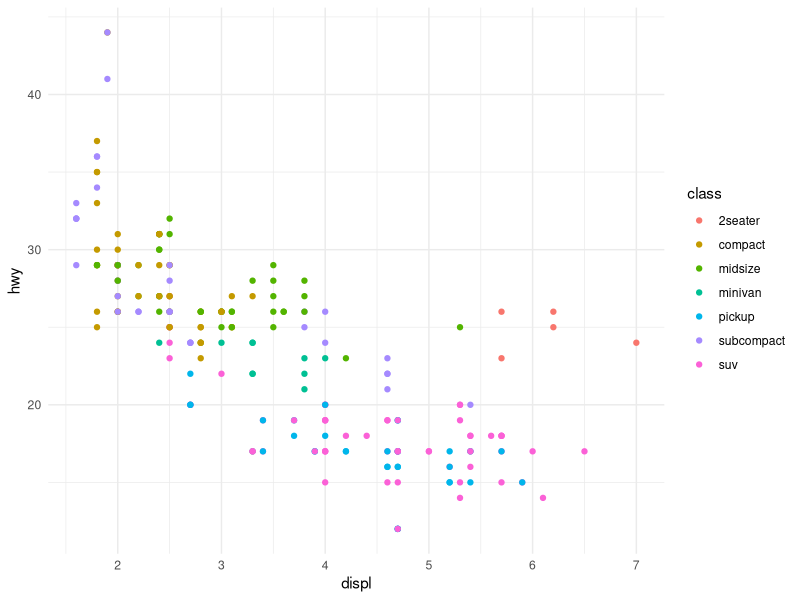
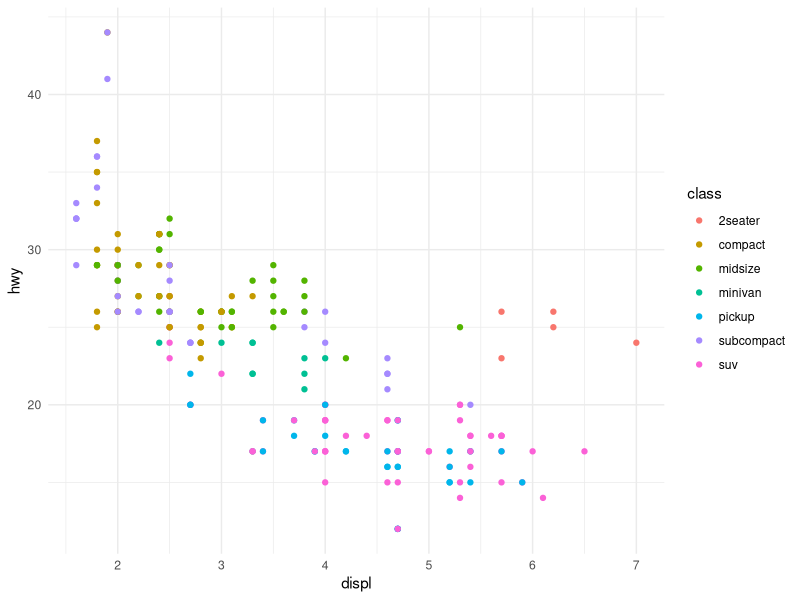
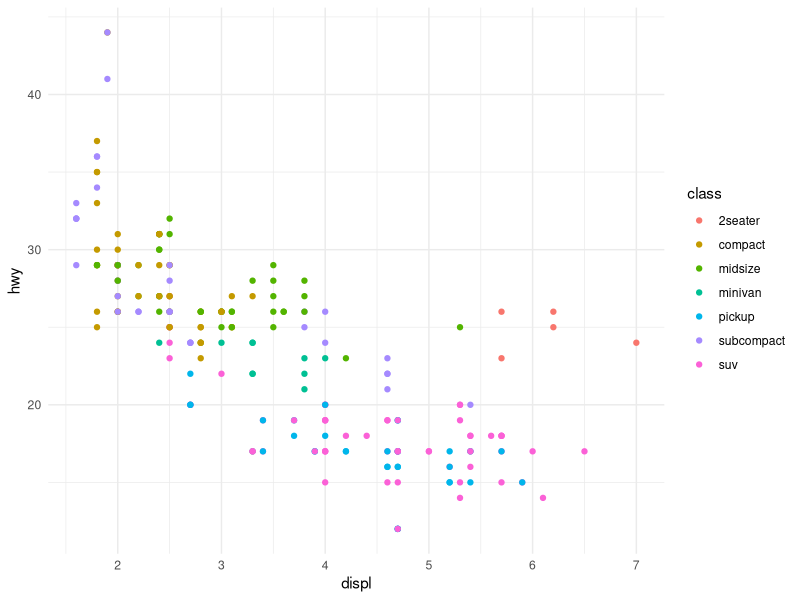
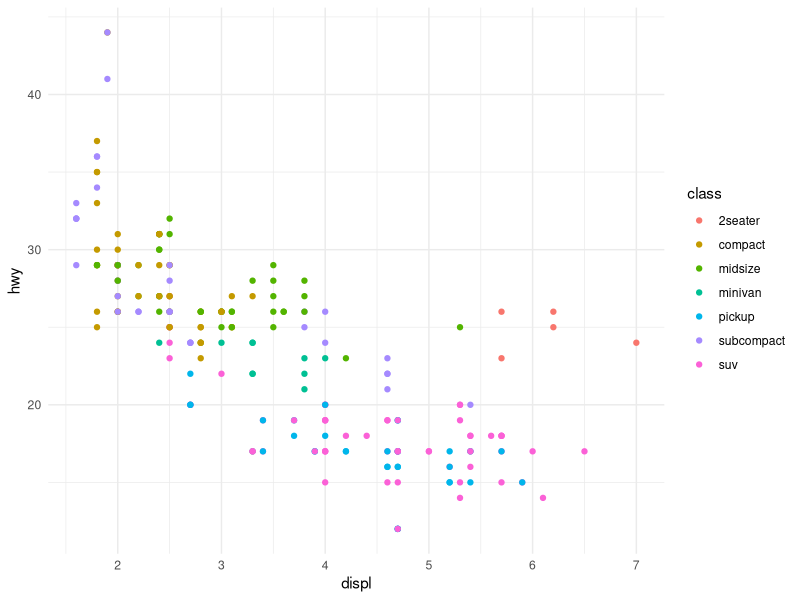
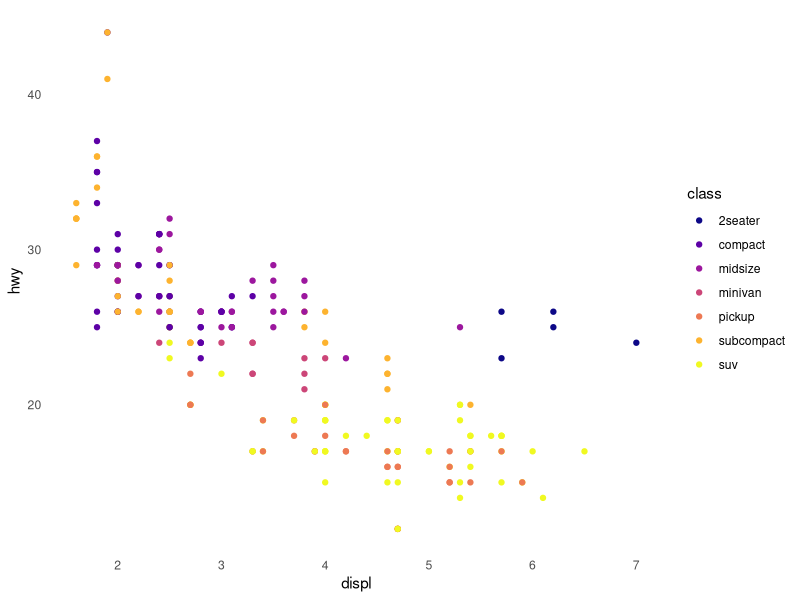
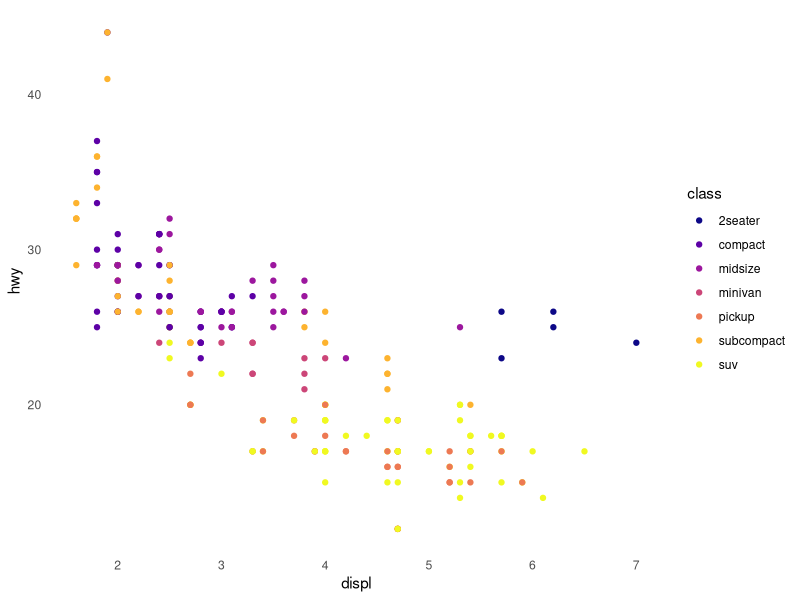

These charts were generated, in order, by the following R code:
## ---- chunk 1
#| dev: svg

library(ggplot2)

ggplot(mpg, aes(displ, hwy, color = class)) +
  geom_point() +
  theme_minimal()
## ---- chunk 2
#| dev: svg

library(ggplot2)

ggplot(mpg, aes(displ, hwy, color = class)) +
  geom_point() +
  theme_minimal()
## ---- chunk 3
#| dev: svg

library(ggplot2)

ggplot(mpg, aes(displ, hwy, color = class)) +
  geom_point() +
  theme_minimal()
## ---- chunk 4
#| dev: svg

library(ggplot2)

ggplot(mpg, aes(displ, hwy, color = class)) +
  geom_point() +
  theme_minimal()
## ---- chunk 5
#| dev: svg

library(ggplot2)

ggplot(mpg, aes(displ, hwy, color = class)) +
  geom_point() +
  theme_minimal() +
  theme(panel.grid = element_blank()) +
  scale_color_viridis_d(option = "C")
## ---- chunk 6
#| dev: svg

library(ggplot2)

ggplot(mpg, aes(displ, hwy, color = class)) +
  geom_point() +
  theme_minimal() +
  theme(panel.grid = element_blank()) +
  scale_color_viridis_d(option = "C")
